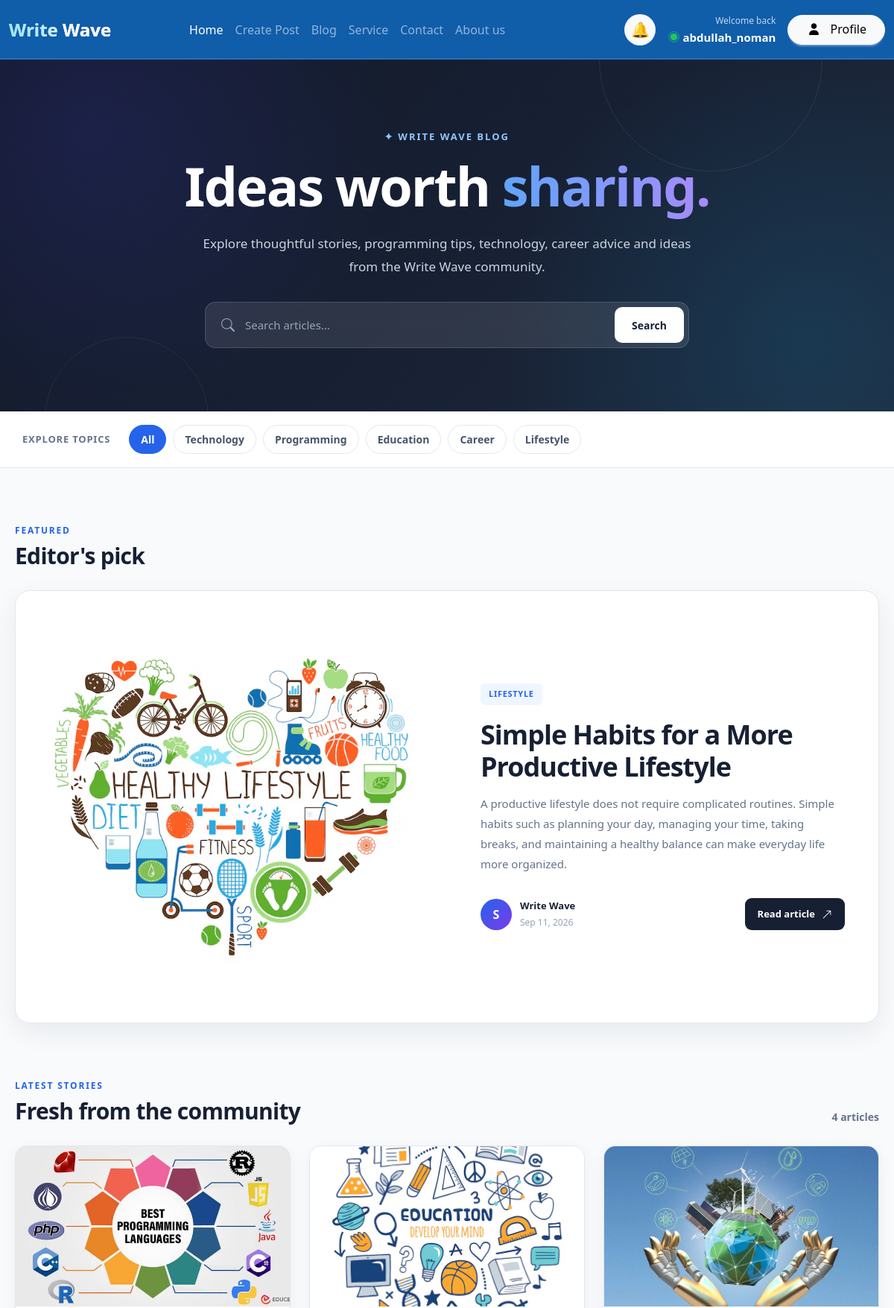
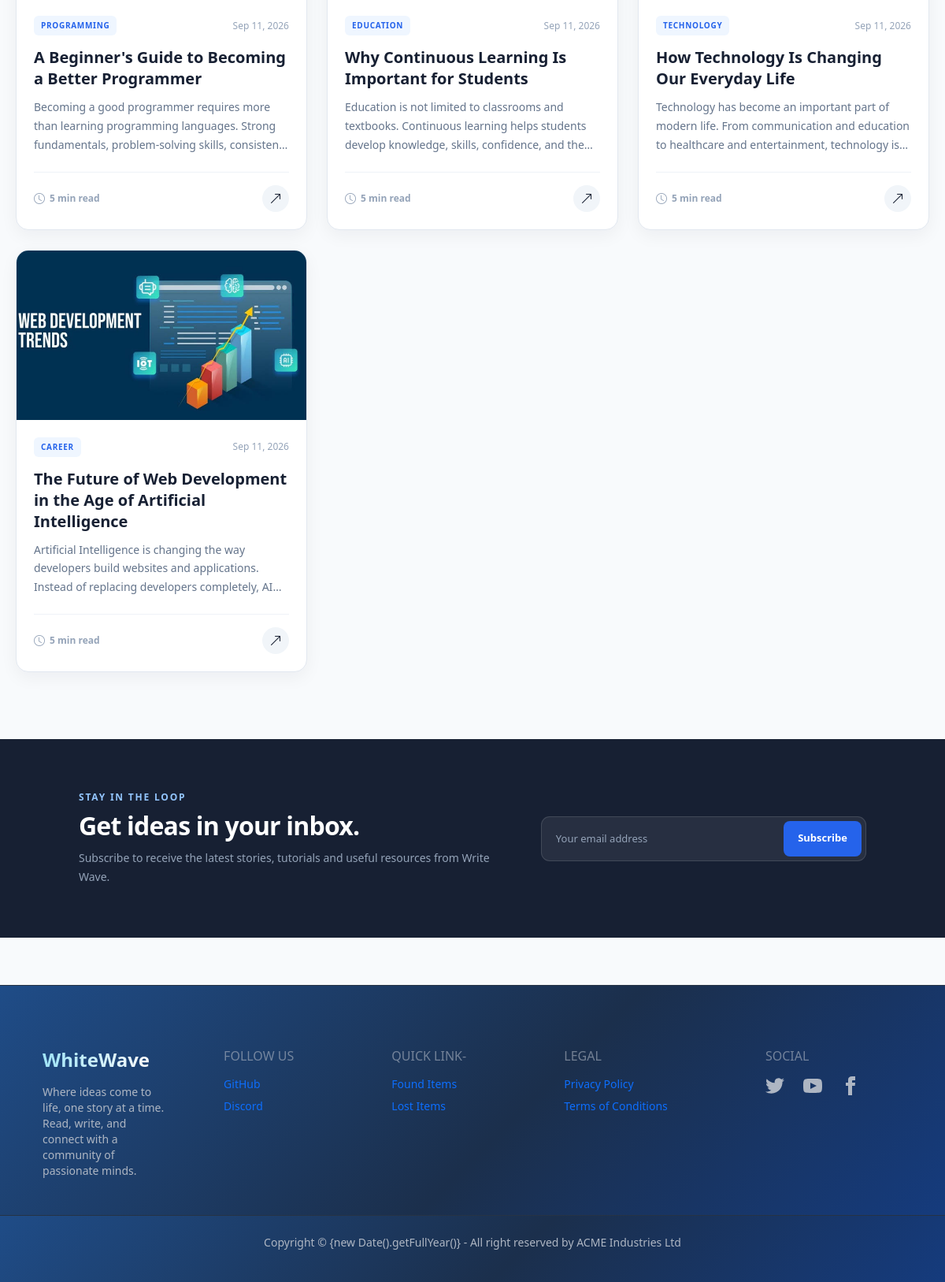
The page /blogs/ (signed in) on the database its author committed (2 pictures, top to bottom).
### blogs/models.py (models this page shows, shortened)
class BlogPost(models.Model):
    CATEGORY_CHOICES = [
        ("Technology", "Technology"),
        ("Programming", "Programming"),
        ("Education", "Education"),
        ("Lifestyle", "Lifestyle"),
        ("Career", "Career"),
    ]
    title = models.CharField(max_length=200)
    slug = models.SlugField(
        unique=True,
        max_length=220
    )
    excerpt = models.TextField(
        max_length=300
    )
    content = models.TextField()
    category = models.CharField(
        max_length=50,
        choices=CATEGORY_CHOICES
    )
    featured_image = models.ImageField(
        upload_to="blog/",
        blank=True,
        null=True
    )
    is_featured = models.BooleanField(
        default=False
    )
    views = models.PositiveIntegerField(
        default=0
    )
    created_at = models.DateTimeField(
        auto_now_add=True
    )
    updated_at = models.DateTimeField(
        auto_now=True
    )
    class Meta:
        ordering = ["-created_at"]

### blogs/views.py (the view)
# urls.py: path("", views.blog_home, name="blog"),
def blog_home(request):
    posts = BlogPost.objects.all().order_by("-created_at")
    query = request.GET.get("q", "").strip()
    if query:
        posts = posts.filter(
            Q(title__icontains=query) |
            Q(excerpt__icontains=query) |
            Q(content__icontains=query)
        )
    category = request.GET.get("category", "").strip()
    if category:
        posts = posts.filter(category=category)
    if query or category:
        featured_post = None
        latest_posts = posts
    else:
        featured_post = posts.filter(is_featured=True).first()
        if featured_post:
            latest_posts = posts.exclude(id=featured_post.id)
        else:
            latest_posts = posts
    return render(
        request,
        "blogs/blog.html",
        {
            "featured_post": featured_post,
            "posts": latest_posts,
            "query": query,
            "category": category,
        }
    )

### blogs/templates/blogs/blog.html (shortened to what this page needs)
{% extends "base.html" %}
{% load static %}
{% block extra_css %}
    <link rel="stylesheet" href="{% static 'blogs/blog.css' %}">
{% endblock extra_css %}
{% block content %}
<main class="blog-page">
    <section class="blog-hero">
        <div class="blog-hero-content">
            <span class="blog-eyebrow">
                ✦ WRITE WAVE BLOG
            </span>
            <h1>
                Ideas worth <span>sharing.</span>
            </h1>
            <p>
                Explore thoughtful stories, programming tips,
                technology, career advice and ideas from the
                Write Wave community.
            </p>
            <form class="blog-search" method="GET">
                <i class="bi bi-search"></i>
                <input
                    type="text"
                    name="q"
                    placeholder="Search articles..."
                    value="{{ query }}"
                >
                <button type="submit">
                    Search
                </button>
            </form>
        </div>
    </section>
    <section class="blog-topics">
        <div class="topics-container">
            <span class="topics-label">
                Explore topics
            </span>
            <div class="topics-list">
                <a
                    href="{% url 'blog' %}"
                    class="topic {% if not category %}active{% endif %}"
                >
                    All
                </a>
                <a
                    href="?category=Technology"
                    class="topic {% if category == 'Technology' %}active{% endif %}"
                >
                    Technology
                </a>
                <a
                    href="?category=Programming"
                    class="topic {% if category == 'Programming' %}active{% endif %}"
                >
                    Programming
                </a>
                <a
                    href="?category=Education"
                    class="topic {% if category == 'Education' %}active{% endif %}"
                >
                    Education
                </a>
                <a
                    href="?category=Career"
                    class="topic {% if category == 'Career' %}active{% endif %}"
                >
                    Career
                </a>
                <a
                    href="?category=Lifestyle"
                    class="topic {% if category == 'Lifestyle' %}active{% endif %}"
                >
                    Lifestyle
                </a>
            </div>
        </div>
    </section>
    {% if featured_post %}
    <section class="featured-section">
        <div class="section-container">
            <div class="section-heading">
                <div>
                    <span class="section-eyebrow">
                        FEATURED
                    </span>
                    <h2>
                        Editor's pick
                    </h2>
                </div>
            </div>
            <article class="featured-card">
                <div class="featured-image">
                    {% if featured_post.featured_image %}
                        <img
                            src="{{ featured_post.featured_image.url }}"
                            alt="{{ featured_post.title }}"
                        >
                    {% else %}
                        <div class="image-placeholder">
                            <i class="bi bi-image"></i>
                        </div>
                    {% endif %}
                </div>
                <div class="featured-content">
                    <span class="post-category">
                        {{ featured_post.category }}
                    </span>
                    <h3>
                        {{ featured_post.title }}
                    </h3>
                    <p>
                        {{ featured_post.excerpt }}
                    </p>
                    <div class="featured-meta">
                        <div class="author-info">
                            <div class="author-avatar">
                                {{ featured_post.title|first|upper }}
                            </div>
                            <div>
                                <strong>
                                    Write Wave
                                </strong>
                                <small>
                                    {{ featured_post.created_at|date:"M d, Y" }}
                                </small>
                            </div>
                        </div>
                        <a
                            href="{% url 'blog_detail' featured_post.slug %}"
                            class="read-button"
                        >
                            Read article
                            <i class="bi bi-arrow-up-right"></i>
                        </a>
                    </div>
                </div>
            </article>
        </div>
    </section>
    {% endif %}
    <section class="latest-section">
        <div class="section-container">
            <div class="section-heading">
                <div>
                    <span class="section-eyebrow">
                        LATEST STORIES
                    </span>
                    <h2>
                        Fresh from the community
                    </h2>
                </div>
                <span class="article-count">
                    {{ posts|length }} articles
                </span>
            </div>
            <div class="blog-grid">
                {% for post in posts %}
                <article class="blog-card">
                    <a
                        href="{% url 'blog_detail' post.slug %}"
                        class="card-image"
                    >
                        {% if post.featured_image %}
                            <img
                                src="{{ post.featured_image.url }}"
                                alt="{{ post.title }}"
                            >
                        {% else %}
                            <div class="image-placeholder">
                                <i class="bi bi-image"></i>
                            </div>
                        {% endif %}
                    </a>
                    <div class="card-content">
                        <div class="card-top">
                            <span class="post-category">
                                {{ post.category }}
                            </span>
                            <span class="post-date">
                                {{ post.created_at|date:"M d, Y" }}
                            </span>
                        </div>
                        <h3>
                            <a
                                href="{% url 'blog_detail' post.slug %}"
                            >
                                {{ post.title }}
                            </a>
                        </h3>
                        <p>
                            {{ post.excerpt|truncatewords:22 }}
                        </p>
                        <div class="card-footer">
                            <span class="reading-info">
                                <i class="bi bi-clock"></i>
                                5 min read
                            </span>
                            <a
                                href="{% url 'blog_detail' post.slug %}"
                                class="arrow-link"
                                aria-label="Read article"
                            >
                                <i class="bi bi-arrow-up-right"></i>
                            </a>
                        </div>
                    </div>
                </article>
                {% endfor %}
            </div>
        </div>
    </section>
    <section class="newsletter-section">
        <div class="newsletter-container">
            <div class="newsletter-content">
                <span class="section-eyebrow">
                    STAY IN THE LOOP
                </span>
                <h2>
                    Get ideas in your inbox.
                </h2>
                <p>
                    Subscribe to receive the latest stories,
                    tutorials and useful resources from Write Wave.
                </p>
            </div>
            <form
                class="newsletter-form"
                method="POST"
            >
                <input
                    type="email"
                    name="email"
                    placeholder="Your email address"
                    required
                >
                <button type="submit">
                    Subscribe
                </button>
            </form>
        </div>
    </section>
</main>
{% endblock content %}

### templates/base.html (shortened to what this page needs)
{% load static %}
<!doctype html>
<html lang="en">
  <head>
    <link
      href="https://cdn.jsdelivr.net/npm/bootstrap@5.3.8/dist/css/bootstrap.min.css"
      rel="stylesheet"
    />
    <link
      rel="stylesheet"
      href="https://cdn.jsdelivr.net/npm/bootstrap-icons@1.11.3/font/bootstrap-icons.min.css"
    />
    <link
      rel="stylesheet"
      href="https://cdnjs.cloudflare.com/ajax/libs/font-awesome/7.0.0/css/all.min.css"
    />
    <link rel="stylesheet" href="{% static 'css/base.css' %}" />
    <link
      href="https://cdn.jsdelivr.net/npm/daisyui@5"
      rel="stylesheet"
      type="text/css"
    />
    {% block extra_css %} {% endblock extra_css %}
  </head>
  <body>
    <nav class="navbar navbar-expand-lg navbar-dark fixed-top site-navbar">
      <div class="container-fluid">
        <a class="navbar-brand d-flex align-items-center me-auto gap-2"
          href="{% url 'home' %}">
            <div class="navbar-brand text-white">
                Write <span>Wave</span>
            </div>
        </a>
        <div class="collapse navbar-collapse" id="navbarNav">
          <ul class="navbar-nav mx-auto text-center w-50 w-lg-auto">
            <li class="nav-item">
              <a class="nav-link active" href="{% url 'home' %}"> Home </a>
            </li>
            {% if user.is_authenticated %}
            <li class="nav-item">
              <a class="nav-link" href="{% url 'create_post' %}"> Create Post </a>
            </li>
            {% endif %}
            <li class="nav-item">
              <a class="nav-link" href="{% url 'blog' %}"> Blog</a>
            </li>
            <li class="nav-item">
              <a class="nav-link" href="#"> Service </a>
            </li>
            <li class="nav-item">
              <a class="nav-link" href="#"> Contact </a>
            </li>
            <li class="nav-item">
              <a class="nav-link" href="#"> About us </a>
            </li>
          </ul>
          {% if user.is_authenticated %}
            <a href="{% url 'notifications' %}" class="notification-link d-flex align-items-center position-relative">
                🔔
            </a>
          {% endif %}
          {% if user.is_authenticated %}
          <div class="d-flex align-items-center gap-3 mt-3 mt-lg-0">
              <div class="text-white text-end d-none d-md-block user-info">
                  <small class="welcome-text">
                      Welcome back
                  </small>
                  <div class="username-wrapper">
                      <span class="active-dot"></span>
                      <strong>{{ user.username }}</strong>
                  </div>
              </div>
            <a href="{% url 'profile' %}" class="btn btn-light rounded-pill px-4">
              <i class="fa-solid fa-user me-2"></i>
              Profile
            </a>
          </div>
          {% endif %}
        </div>
      </div>
    </nav>
    {% block content %} {% endblock %}
    <footer
      class="footer sm:footer-horizontal bg-base-300 text-base-content p-10"
    >
      <nav
        class="w-80 sm:w-40 flex flex-col gap-2 justify-center items-center sm:items-start sm:justify-start sm:gap-4 sm:mx-0 mx-auto"
      >
        <h6 class="navbar-brand">WhiteWave</h6>
        <p>
          Where ideas come to life, one story at a time. Read, write, and
          connect with a community of passionate minds.
        </p>
      </nav>
      <nav>
        <h6 class="footer-title">FOLLOW Us</h6>
        <a class="link link-hover text-decoration-none" href="">GitHub</a>
        <a class="link link-hover text-decoration-none" href="">Discord</a>
      </nav>
      <nav>
        <h6 class="footer-title">QUICK LINK-</h6>
        <a class="link link-hover text-decoration-none" href="">Found Items</a>
        <a class="link link-hover text-decoration-none" href="">Lost Items</a>
      </nav>
      <nav>
        <h6 class="footer-title">LEGAL</h6>
        <a class="link link-hover text-decoration-none" href=""
          >Privacy Policy</a
        >
        <a class="link link-hover text-decoration-none" href=""
          >Terms of Conditions</a
        >
      </nav>
      <nav>
        <h6 class="footer-title">Social</h6>
        <div class="grid grid-flow-col gap-4">
          <a>
          </a>
          <a>
          </a>
          <a>
            <svg
              xmlns="http://www.w3.org/2000/svg"
              width="24"
              height="24"
              viewBox="0 0 24 24"
              class="fill-current"
            >
              <path
                d="M9 8h-3v4h3v12h5v-12h3.642l.358-4h-4v-1.667c0-.955.192-1.333 1.115-1.333h2.885v-5h-3.808c-3.596 0-5.192 1.583-5.192 4.615v3.385z"
              ></path>
            </svg>
          </a>
        </div>
      </nav>
    </footer>
    <aside class="footer footer-center p-4 bg-base-300 text-base-content">
      <p>
        Copyright © {new Date().getFullYear()} - All right reserved by ACME
        Industries Ltd
      </p>
    </aside>
    <script src="https://cdn.jsdelivr.net/npm/@tailwindcss/browser@4"></script>
  </body>
</html>

### rows shown on the page
BlogPost: featured_image (picture), category "LIFESTYLE", title "Simple Habits for a More Productive Lifestyle", excerpt "A productive lifestyle does not require complicated routines. Simple habits such as planning your day, managing your time, taking breaks, and maintaining a healthy balance can make everyday life more organized.", title|first "S", created_at "Sep 11, 2026"
BlogPost: featured_image (picture), category "PROGRAMMING", created_at "Sep 11, 2026", title "A Beginner's Guide to Becoming a Better Programmer", excerpt "Becoming a good programmer requires more than learning programming languages. Strong fundamentals, problem-solving skills,…"
BlogPost: featured_image (picture), category "EDUCATION", created_at "Sep 11, 2026", title "Why Continuous Learning Is Important for Students", excerpt "Education is not limited to classrooms and textbooks. Continuous learning helps students develop knowledge, skills, confidence, and…"
BlogPost: featured_image (picture), category "TECHNOLOGY", created_at "Sep 11, 2026", title "How Technology Is Changing Our Everyday Life", excerpt "Technology has become an important part of modern life. From communication and education to healthcare and entertainment, technology…"
BlogPost: featured_image (picture), category "CAREER", created_at "Sep 11, 2026", title "The Future of Web Development in the Age of Artificial Intelligence", excerpt "Artificial Intelligence is changing the way developers build websites and applications. Instead of replacing developers completely,…"

### other values the page prints
{{ user.username }} "abdullah_noman"
{{ posts|length }} "4"
